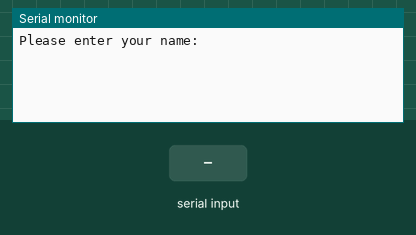
This sketch was run on a simulated Arduino Uno, built with avr-gcc and run on an emulated ATmega328P. Parts: the last lines printed to the serial monitor. The test bench sets the inputs (shaded band).

Above: at 1.2 s.
1.3 s: "90,45\n" received over Serial
At 2.7 s:
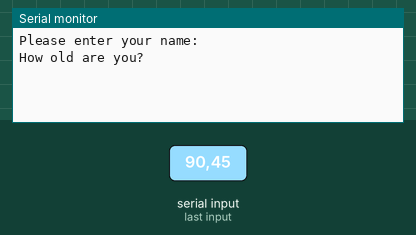
3.8 s: "30,150\n" received over Serial
At 4.7 s:
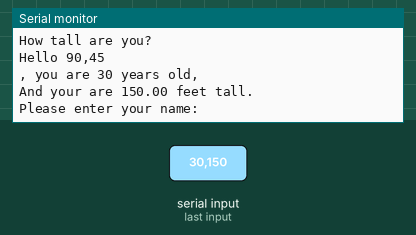
5.3 s: "5\n" received over Serial
At 6.1 s:
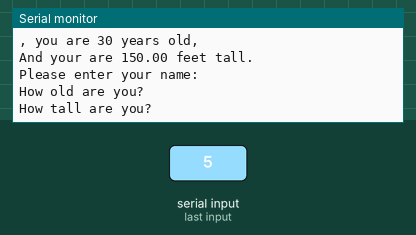

The sketch:

serial_read_data_types.ino
```cpp
String  person_name;
int person_age;
float person_height;

void setup() {
  Serial.begin(9600);
}

void loop() {
  Serial.println("Please enter your name: ");
  while(0 == Serial.available()) {}
  person_name = Serial.readString();

  Serial.println("How old are you? ");
  while(0 == Serial.available()) {}
  person_age = Serial.parseInt();

  Serial.println("How tall are you? ");
  while(0 == Serial.available()) {}
  person_height = Serial.parseFloat();

  Serial.println("");
  Serial.print("Hello ");
  Serial.print(person_name);
  Serial.print(", you are ");
  Serial.print(person_age);
  Serial.println(" years old,");
  Serial.print("And your are ");
  Serial.print(person_height);
  Serial.println(" feet tall.");
  Serial.println("");
}
```

Measured:
- after the input at 1.3 s, the serial monitor: prints a new line after 1.0 s (image 1)
- after the input at 3.8 s, the serial monitor: prints a new line at once (image 2)
